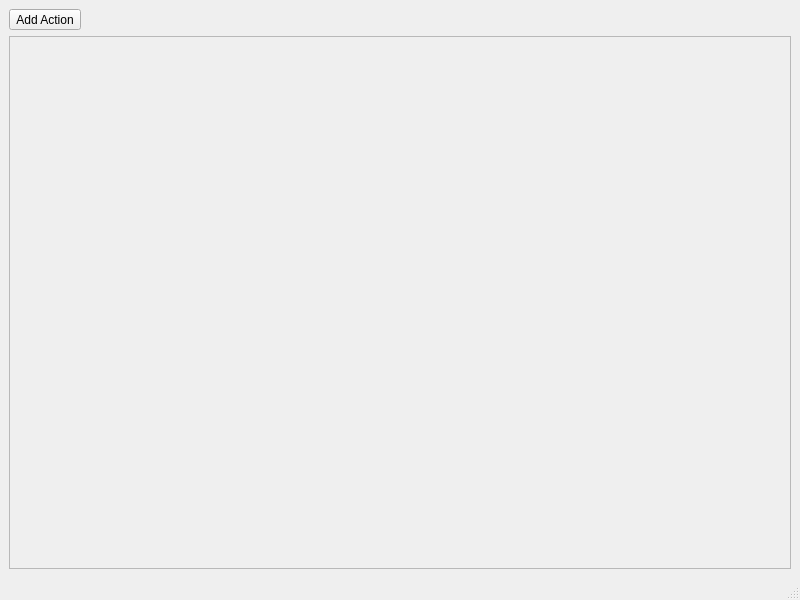
<?xml version="1.0" encoding="UTF-8"?>
<ui version="4.0">
 <class>MainWindow</class>
 <widget class="QMainWindow" name="MainWindow">
  <property name="geometry">
   <rect>
    <x>0</x>
    <y>0</y>
    <width>800</width>
    <height>600</height>
   </rect>
  </property>
  <property name="windowTitle">
   <string>Rescue</string>
  </property>
  <property name="locale">
   <locale language="English" country="UnitedStates"/>
  </property>
  <widget class="QWidget" name="centralwidget">
   <layout class="QVBoxLayout" name="verticalLayout">
    <item>
     <layout class="QHBoxLayout" name="horizontalLayout">
      <item>
       <widget class="QToolButton" name="toolButton">
        <property name="text">
         <string>Add Action</string>
        </property>
       </widget>
      </item>
      <item>
       <spacer name="horizontalSpacer">
        <property name="orientation">
         <enum>Qt::Horizontal</enum>
        </property>
        <property name="sizeHint" stdset="0">
         <size>
          <width>40</width>
          <height>20</height>
         </size>
        </property>
       </spacer>
      </item>
     </layout>
    </item>
    <item>
     <widget class="QScrollArea" name="scrollArea">
      <property name="autoFillBackground">
       <bool>false</bool>
      </property>
      <property name="widgetResizable">
       <bool>true</bool>
      </property>
      <widget class="QWidget" name="actionArea">
       <property name="geometry">
        <rect>
         <x>0</x>
         <y>0</y>
         <width>780</width>
         <height>511</height>
        </rect>
       </property>
      </widget>
     </widget>
    </item>
   </layout>
  </widget>
  <widget class="QMenuBar" name="menubar">
   <property name="geometry">
    <rect>
     <x>0</x>
     <y>0</y>
     <width>800</width>
     <height>21</height>
    </rect>
   </property>
  </widget>
  <widget class="QStatusBar" name="statusbar"/>
  <action name="actionAdd_Action">
   <property name="text">
    <string>Add Action</string>
   </property>
   <property name="toolTip">
    <string>Add a new Action</string>
   </property>
  </action>
 </widget>
 <resources/>
 <connections>
  <connection>
   <sender>toolButton</sender>
   <signal>clicked()</signal>
   <receiver>actionAdd_Action</receiver>
   <slot>trigger()</slot>
   <hints>
    <hint type="sourcelabel">
     <x>42</x>
     <y>40</y>
    </hint>
    <hint type="destinationlabel">
     <x>-1</x>
     <y>-1</y>
    </hint>
   </hints>
  </connection>
 </connections>
</ui>
